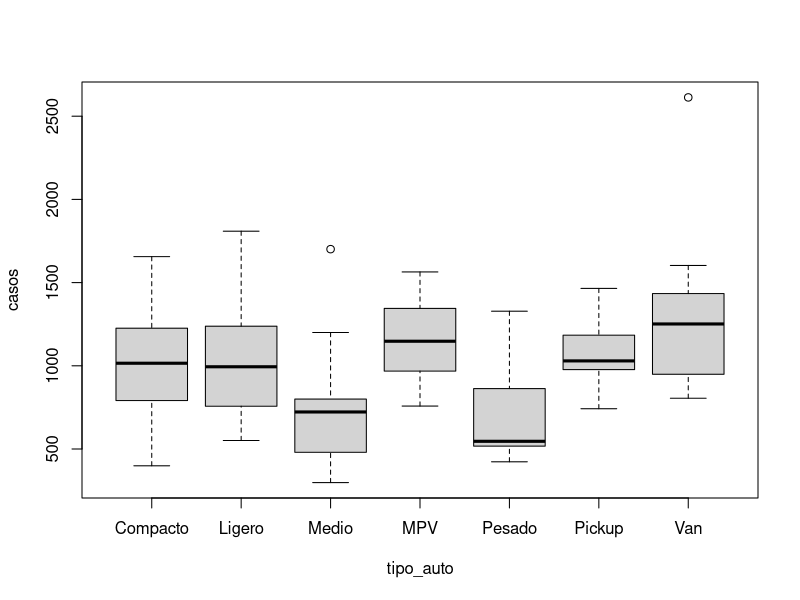
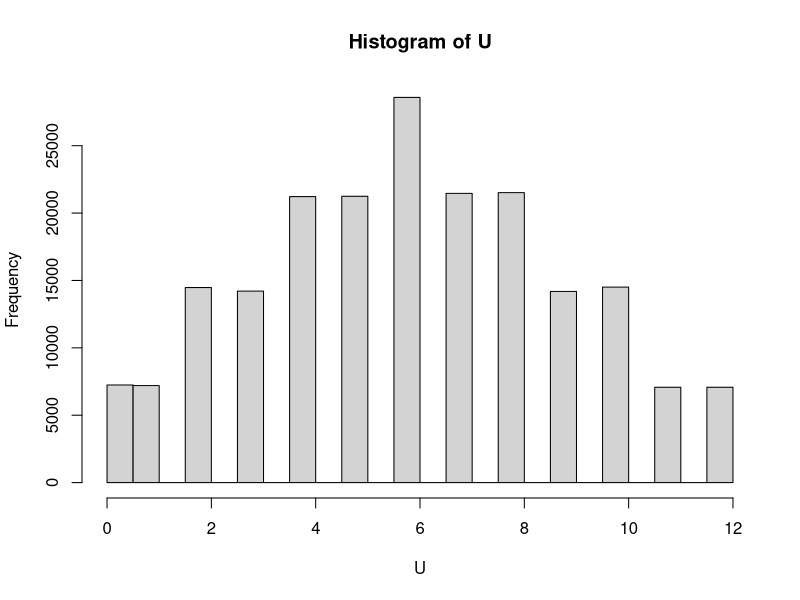
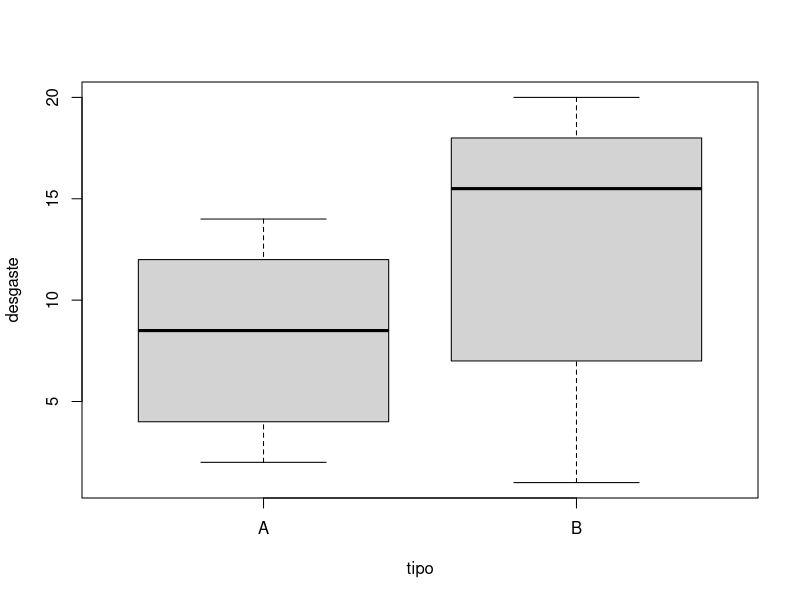

Recreate these plots in R, in order.
## ---- chunk 1
knitr::opts_chunk$set(echo = TRUE)
## ---- chunk 2
especie_A <- c(5.1, 9.4, 7.2, 8.1, 8.8)
especie_B <- c(2.5, 4.2, 6.9, 5.5, 5.3)
wilcox.test(especie_A, especie_B)
## ---- chunk 3
# Vamos a tomar dos tratamientos de VIH para disminución de la carga viral 
tratA <- c(1626, 144, 110, 1710, 619, 1010, 2530, 232, 2418, 637, 382, 40, 772, 594, 776)
tratB <- c(16200 , 14400 , 2531, 13400, 5246 , 17945, 17667, 9205, 908, 73285, 1167, 174107, 25600)

# Prueba de suma de rangos de wilcoxon y la prueba t 
wilcox.test(tratA, tratB)
t.test(tratA, tratB)
## ---- chunk 4
datos <- data.frame(
  casos = c(791, 846, 1024, 1007, 399, 1279, 407, 1656, 1036, 1226,
             423, 541, 517, 1328, 471, 533, 863, 786, 551, 1068,
             551, 1068, 757, 1114, 920, 1809, 1238, 918, 1339, 603,
             712, 435, 298, 733, 1200, 1701, 707, 790, 800, 480,
             1345, 1269, 1477, 758, 996, 1306, 968, 943, 1026, 1564,
             985, 1074, 742, 985, 1342, 1184, 977, 1465, 892, 1074,
             805, 2613, 903, 949, 1183, 1051, 1387, 1320, 1434, 1603),
  tipo_auto = factor(rep(c("Compacto", "Pesado", "Ligero", "Medio", "MPV", 
                           "Pickup", "Van"),rep(10,7))))
# Vamos a generar boxplots 
with(datos, plot(casos ~ tipo_auto))
# Pruebas de comparación 
kruskal.test(casos ~ tipo_auto, data = datos)

pairwise.wilcox.test(datos$casos, datos$tipo_auto,p.adjust.method = "bonf")

## ---- chunk 5
trt1 <- c(100, 250, 50, 80)
trt2 <- c(112, 240, 58, 82)

# 1. Tomar todas las diferencias y ordenarlas 
d <- outer(trt1, trt2, "-")
dim(d) <- NULL 
d_ord <- sort(d)
median(d) # Hodges-Lehman

# 2. Calcular la mediana de las diferencias 
d0 <- expand.grid(trt1 ,trt2)
(U0 <- sum(d0$Var1 < d0$Var2))  # U0 observada

B <- 200000
U <- numeric(B)
for(i in 1:B){
  x <- sample(c(trt1, trt2),6)
  y <- setdiff(c(trt1, trt2),x)
  d <- expand.grid(x,y)
  U[i] <- sum(d$Var1 < d$Var2)
}
hist(U)

# 3. Encontrar los cuantiles de la distirbución U 

## ---- chunk 6
a <- c(-3, -6, 1, 9, 4, 10, 12)
## ---- chunk 7
X <- c(126 , 131, 153, 125, 119, 102, 116, 163)
Y <- c(120 , 126, 152, 129, 102, 105, 100, 175)
## ---- chunk 8
ventas_antes <- c(90, 83, 105, 97, 110, 78)
ventas_despues <- c(97, 80, 110, 93, 123, 84)
## ---- chunk 9
Pintura_A <- c(2, 3, 4, 6, 8, 9, 10, 12, 13, 14 )
Pintura_B <- c(1, 5, 7, 11, 15, 16, 17, 18, 19, 20)

datos <- data.frame(
  desgaste = c(2, 3, 4, 6, 8, 9, 10, 12, 13, 14 , 1, 5, 7, 11, 15, 16, 17, 18, 19, 20),
  tipo = factor(rep(c("A", "B"),rep(10,2))))


with(datos, plot(desgaste ~ tipo))


wilcox.test(Pintura_A, Pintura_B, alternative = "less")

